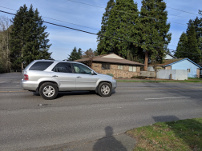
//> input picture data/im3.jpg, 202 x 151 px
$ ./feature ../data/im3.jpg ../data/im4.jpg   (built with g++ and OpenCV 4)
//> lines starting //> are read from the running program, lines starting //| are printed output that depends on the picture
#include <iostream>
/*
#include <opencv2/core.hpp>				// core functionality
#include <opencv2/imgcodecs.hpp>		// img file reading/writing (imread, imwrite)
#include <opencv2/highgui.hpp>			// GUI functions (imshow, waitKey)
*/

#include <opencv2/opencv.hpp>			// catches all the above and more includes
#include <chrono>

using namespace cv;

int main(int argc, char** argv)
{
	if (argc != 3) {
		std::cout << "usage: ./feature_detection img1 img2" << std::endl;
		return 1;
	}

	Mat img1 = imread(argv[1], IMREAD_GRAYSCALE);
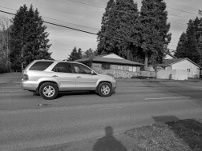
//> img1: 151 rows x 202 cols, CV_8UC1; min 0, max 255, mean 106.3
	Mat img2 = imread(argv[2], IMREAD_GRAYSCALE);
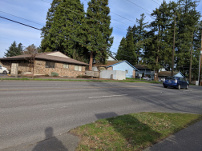
//> input picture data/im4.jpg, 202 x 151 px
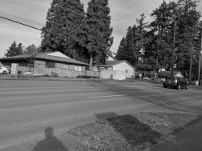
//> img2: 151 rows x 202 cols, CV_8UC1; min 0, max 243, mean 103.8

	if (img1.empty() || img2.empty())
	{
		std::cout << "Could not read images" << std::endl;
		return 1;
	}

	//-- initialization
	std::vector<KeyPoint> keypoints1, keypoints2;
	Mat descriptors1, descriptors2;
	Ptr<FeatureDetector> detector = ORB::create();
	Ptr<DescriptorExtractor> descriptor = ORB::create();
	Ptr<DescriptorMatcher> matcher = DescriptorMatcher::create("BruteForce-Hamming");

	//-- detect Oriented Fast
	std::chrono::steady_clock::time_point t1 = std::chrono::steady_clock::now();
	detector->detect(img1, keypoints1);
//> keypoints1 = 326 keypoints; strongest (x, y, size): (53, 68, 37.2), (55, 69, 44.6), (52, 70, 31), (51, 91, 31)
	detector->detect(img2, keypoints2);
//> keypoints2 = 327 keypoints; strongest (x, y, size): (114, 55, 31), (155, 33, 31), (108, 59, 31), (111, 59, 31)

	//-- compute BRIEF descriptor
	descriptor->compute(img1, keypoints1, descriptors1);
	descriptor->compute(img2, keypoints2, descriptors2);
	std::chrono::steady_clock::time_point t2 =std::chrono::steady_clock::now();
	std::chrono::duration<double> time_used = std::chrono::duration_cast<std::chrono::duration<double>>(t2-t1);

	std::cout << "extract ORB cost = " << time_used.count() << " seconds. " << std::endl;

	Mat outimg1;
	drawKeypoints(img1, keypoints1, outimg1, Scalar::all(-1), DrawMatchesFlags::DEFAULT);
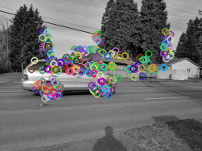
//> outimg1: 151 rows x 202 cols, CV_8UC3; mean B, G, R 109, 108.8, 109
	imshow("ORB features", outimg1);
	waitKey(0);

	return 0;
}
